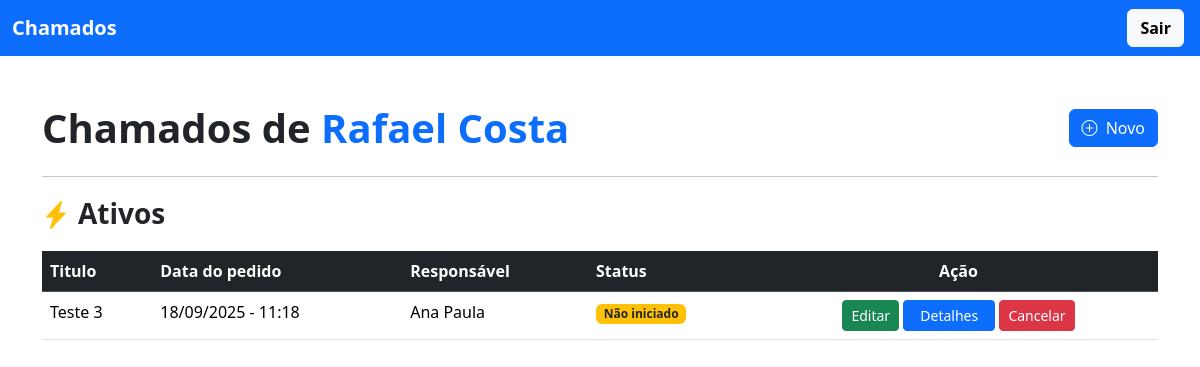
The page / (signed in) on the database as committed earlier.
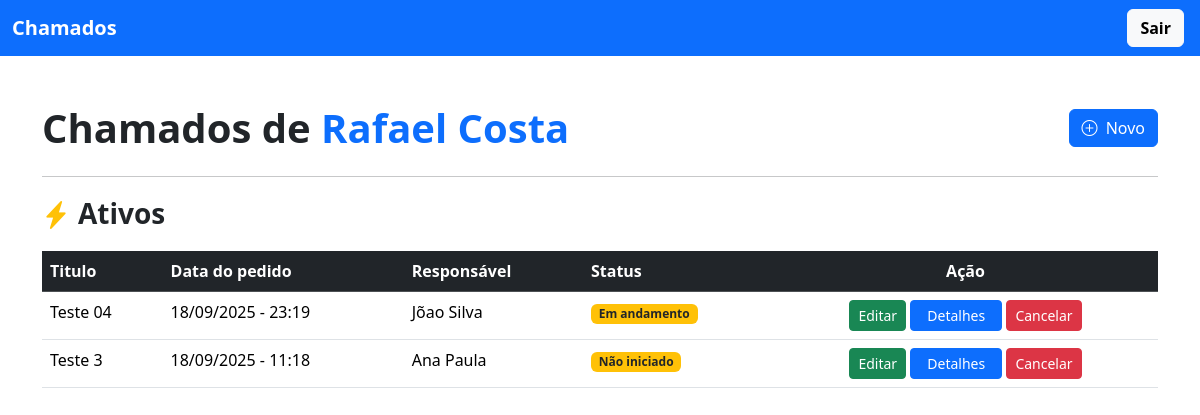
The same page on the database as committed later.
### chamado/models.py (models this page shows, shortened)
class Chamado(models.Model):
    STATUS = (
        ('nao_iniciado', 'Não iniciado'),
        ('em_andamento', 'Em andamento'),
        ('finalizado', 'Finalizado'),
        ('cancelado', 'Cancelado'),
    )
    titulo = models.CharField(max_length=255)
    data = models.DateTimeField()
    status = models.CharField(max_length=20, choices=STATUS, default="nao_iniciado")
    descricao = models.TextField()
    autor = models.ForeignKey(Perfil, on_delete=models.CASCADE, related_name='autor')
    responsavel = models.ForeignKey(Perfil, on_delete=models.CASCADE, related_name='responsavel')
    class Meta:
        ordering = ["-data"]

### usuario/models.py (models this page shows)
class Perfil(models.Model):
    user = models.OneToOneField(User, on_delete=models.CASCADE)
    nome_completo = models.CharField(max_length=255)
    adm = models.BooleanField(default=False)
    def __str__(self):
        return f"{self.nome_completo}"

### chamado/views.py (the view)
# urls.py: path('', views.ver_meus_chamados, name="ver_meus_chamados"),
@login_required(login_url='/usuario/login/')
def ver_meus_chamados(request):
    perfil = get_object_or_404(Perfil, user=request.user)
    chamado = Chamado.objects.filter(autor=perfil)
    ativos = chamado.exclude(status__in=['cancelado', 'finalizado']).count()
    finalizados = chamado.filter(status='finalizado').count()
    cancelados = chamado.filter(status='cancelado').count()
    return render(request, 'ver_meus_chamados.html', {'perfil': perfil,
                                                      'chamados':chamado,
                                                      'qtd_ativos': ativos,
                                                      'qtd_finalizados': finalizados,
                                                      'qtd_cancelados': cancelados})

### chamado/templates/ver_meus_chamados.html (shortened to what this page needs)
{% extends "modelo.html" %}
{% block content %}
<div class="d-flex justify-content-between align-items-center mb-4">
    <h1 class="fw-bold mb-0">Chamados de <span class="text-primary">{{ perfil.nome_completo }}</span></h1>
    <a href="{% url 'fazer_chamado' %}" class="btn btn-primary">
        <i class="bi bi-plus-circle me-1"></i>
        Novo
    </a>
</div>
<hr>
{% if qtd_ativos or qtd_cancelados or qtd_finalizados%}
    {% if qtd_ativos %}
        <div class="d-flex align-items-center mb-3">
            <i class="bi bi-lightning-charge-fill me-2 fs-3 text-warning"></i>
            <h3 class="fw-bold mb-0">Ativos</h3>
        </div>
        <table class="table table-hover">
            <thead class="table-dark">
                <tr>
                    <th>Titulo</th>
                    <th>Data do pedido</th>
                    <th>Responsável</th>
                    <th>Status</th>
                    <th class="text-center">Ação</th>
                </tr>
            </thead>
            <tbody>
                {% for i in chamados %}
                    {% if i.status != 'finalizado' and i.status != 'cancelado' %}
                        <tr>
                            <td>{{i.titulo}}</td>
                            <td>{{i.data|date:'d/m/Y - H:i'}}</td>
                            <td>{{i.responsavel}}</td>
                            <td><span class="badge bg-warning text-dark">{{ i.get_status_display }}</span></td>
                            <td class="text-center">
                                <a href="{% url 'editar_chamado' i.id %}" class="btn btn-sm btn-success">Editar</a>
                                <a href="{% url 'ver_detalhes' i.id%}" class="btn btn-sm btn-primary px-3">Detalhes</a>
                                <form action="{% url 'cancelar_chamado' i.id %}" method="post" class="d-inline"
                                    onsubmit="return confirmarExclusao('{{ i.titulo}}');">{% csrf_token %}
                                    <button type="submit" class="btn btn-sm btn-danger">Cancelar</button>
                                </form>
                            </td>
                        </tr>
                    {% endif %}
                {% endfor %}
            </tbody>
        </table>
    {% endif %}
{% else %}
    <div class="text-center">
        <i class="bi bi-inbox-fill fs-1 text-secondary"></i>
        <p>Nenhum chamado cadastrado</p>
        <a class="btn btn-sm btn-success" href="{% url 'fazer_chamado' %}">Fazer chamado</a>
    </div>
{% endif %}
{% endblock %}

Rows that differ between the two databases and show on the page:
added Chamado: titulo "Teste 04", data "18/09/2025 - 23:19", responsavel "Jõao Silva", status "Em andamento"
